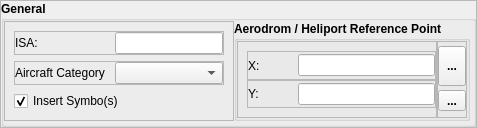
           <widget class="QFrame" name="frame_4">
            <property name="sizePolicy">
             <sizepolicy hsizetype="Preferred" vsizetype="Maximum">
              <horstretch>0</horstretch>
              <verstretch>0</verstretch>
             </sizepolicy>
            </property>
            <property name="frameShape">
             <enum>QFrame::StyledPanel</enum>
            </property>
            <property name="frameShadow">
             <enum>QFrame::Raised</enum>
            </property>
            <layout class="QVBoxLayout" name="verticalLayout">
             <property name="margin">
              <number>0</number>
             </property>
             <item>
              <widget class="QGroupBox" name="groupBox_2">
               <property name="sizePolicy">
                <sizepolicy hsizetype="Preferred" vsizetype="Maximum">
                 <horstretch>0</horstretch>
                 <verstretch>0</verstretch>
                </sizepolicy>
               </property>
               <property name="font">
                <font>
                 <family>Arial</family>
                 <weight>75</weight>
                 <bold>true</bold>
                </font>
               </property>
               <property name="title">
                <string>General</string>
               </property>
               <layout class="QHBoxLayout" name="horizontalLayout_7">
                <property name="spacing">
                 <number>0</number>
                </property>
                <property name="leftMargin">
                 <number>0</number>
                </property>
                <property name="topMargin">
                 <number>0</number>
                </property>
                <property name="rightMargin">
                 <number>3</number>
                </property>
                <property name="bottomMargin">
                 <number>3</number>
                </property>
                <item>
                 <widget class="QFrame" name="frame_5">
                  <property name="frameShape">
                   <enum>QFrame::StyledPanel</enum>
                  </property>
                  <property name="frameShadow">
                   <enum>QFrame::Raised</enum>
                  </property>
                  <layout class="QVBoxLayout" name="verticalLayout_9">
                   <item>
                    <widget class="QFrame" name="frame_7">
                     <property name="sizePolicy">
                      <sizepolicy hsizetype="Minimum" vsizetype="Preferred">
                       <horstretch>0</horstretch>
                       <verstretch>0</verstretch>
                      </sizepolicy>
                     </property>
                     <property name="frameShape">
                      <enum>QFrame::StyledPanel</enum>
                     </property>
                     <property name="frameShadow">
                      <enum>QFrame::Raised</enum>
                     </property>
                     <layout class="QHBoxLayout" name="horizontalLayout_8">
                      <property name="spacing">
                       <number>0</number>
                      </property>
                      <property name="margin">
                       <number>0</number>
                      </property>
                      <item>
                       <widget class="QLabel" name="label">
                        <property name="minimumSize">
                         <size>
                          <width>100</width>
                          <height>0</height>
                         </size>
                        </property>
                        <property name="maximumSize">
                         <size>
                          <width>100</width>
                          <height>16777215</height>
                         </size>
                        </property>
                        <property name="font">
                         <font>
                          <family>Arial</family>
                          <weight>50</weight>
                          <bold>false</bold>
                         </font>
                        </property>
                        <property name="text">
                         <string>ISA:</string>
                        </property>
                       </widget>
                      </item>
                      <item>
                       <widget class="QLineEdit" name="txtIsa">
                        <property name="sizePolicy">
                         <sizepolicy hsizetype="MinimumExpanding" vsizetype="Fixed">
                          <horstretch>0</horstretch>
                          <verstretch>0</verstretch>
                         </sizepolicy>
                        </property>
                        <property name="minimumSize">
                         <size>
                          <width>105</width>
                          <height>0</height>
                         </size>
                        </property>
                        <property name="maximumSize">
                         <size>
                          <width>16777215</width>
                          <height>16777215</height>
                         </size>
                        </property>
                        <property name="font">
                         <font>
                          <family>Arial</family>
                          <weight>50</weight>
                          <italic>false</italic>
                          <bold>false</bold>
                         </font>
                        </property>
                        <property name="text">
                         <string/>
                        </property>
                       </widget>
                      </item>
                     </layout>
                    </widget>
                   </item>
                   <item>
                    <widget class="QFrame" name="frame_8">
                     <property name="sizePolicy">
                      <sizepolicy hsizetype="Minimum" vsizetype="Preferred">
                       <horstretch>0</horstretch>
                       <verstretch>0</verstretch>
                      </sizepolicy>
                     </property>
                     <property name="frameShape">
                      <enum>QFrame::StyledPanel</enum>
                     </property>
                     <property name="frameShadow">
                      <enum>QFrame::Raised</enum>
                     </property>
                     <layout class="QHBoxLayout" name="horizontalLayout_10">
                      <property name="spacing">
                       <number>0</number>
                      </property>
                      <property name="margin">
                       <number>0</number>
                      </property>
                      <item>
                       <widget class="QLabel" name="label_2">
                        <property name="maximumSize">
                         <size>
                          <width>100</width>
                          <height>16777215</height>
                         </size>
                        </property>
                        <property name="font">
                         <font>
                          <family>Arial</family>
                          <weight>50</weight>
                          <bold>false</bold>
                         </font>
                        </property>
                        <property name="text">
                         <string>Aircraft Category</string>
                        </property>
                       </widget>
                      </item>
                      <item>
                       <widget class="QComboBox" name="cmbCategory">
                        <property name="maximumSize">
                         <size>
                          <width>16777215</width>
                          <height>16777215</height>
                         </size>
                        </property>
                        <property name="font">
                         <font>
                          <family>Arial</family>
                          <weight>50</weight>
                          <italic>false</italic>
                          <bold>false</bold>
                         </font>
                        </property>
                       </widget>
                      </item>
                     </layout>
                    </widget>
                   </item>
                   <item>
                    <widget class="QCheckBox" name="chbInsertSymbols">
                     <property name="font">
                      <font>
                       <weight>50</weight>
                       <bold>false</bold>
                      </font>
                     </property>
                     <property name="text">
                      <string>Insert Symbo(s)</string>
                     </property>
                     <property name="checked">
                      <bool>true</bool>
                     </property>
                    </widget>
                   </item>
                  </layout>
                 </widget>
                </item>
                <item>
                 <widget class="QGroupBox" name="groupBox_3">
                  <property name="title">
                   <string>Aerodrom / Heliport Reference Point</string>
                  </property>
                  <layout class="QHBoxLayout" name="horizontalLayout_12">
                   <property name="spacing">
                    <number>0</number>
                   </property>
                   <property name="margin">
                    <number>0</number>
                   </property>
                   <item>
                    <widget class="QFrame" name="frame_6">
                     <property name="frameShape">
                      <enum>QFrame::StyledPanel</enum>
                     </property>
                     <property name="frameShadow">
                      <enum>QFrame::Raised</enum>
                     </property>
                     <layout class="QVBoxLayout" name="verticalLayout_8">
                      <property name="spacing">
                       <number>0</number>
                      </property>
                      <property name="rightMargin">
                       <number>0</number>
                      </property>
                      <item>
                       <widget class="QFrame" name="frame_11">
                        <property name="sizePolicy">
                         <sizepolicy hsizetype="Minimum" vsizetype="Preferred">
                          <horstretch>0</horstretch>
                          <verstretch>0</verstretch>
                         </sizepolicy>
                        </property>
                        <property name="frameShape">
                         <enum>QFrame::StyledPanel</enum>
                        </property>
                        <property name="frameShadow">
                         <enum>QFrame::Raised</enum>
                        </property>
                        <layout class="QHBoxLayout" name="horizontalLayout_14">
                         <property name="spacing">
                          <number>0</number>
                         </property>
                         <property name="margin">
                          <number>0</number>
                         </property>
                         <item>
                          <widget class="QLabel" name="label_5">
                           <property name="maximumSize">
                            <size>
                             <width>50</width>
                             <height>16777215</height>
                            </size>
                           </property>
                           <property name="font">
                            <font>
                             <family>Arial</family>
                             <weight>50</weight>
                             <bold>false</bold>
                            </font>
                           </property>
                           <property name="text">
                            <string>X:</string>
                           </property>
                          </widget>
                         </item>
                         <item>
                          <widget class="QLineEdit" name="txtARPX">
                           <property name="sizePolicy">
                            <sizepolicy hsizetype="Preferred" vsizetype="Fixed">
                             <horstretch>0</horstretch>
                             <verstretch>0</verstretch>
                            </sizepolicy>
                           </property>
                           <property name="maximumSize">
                            <size>
                             <width>16777215</width>
                             <height>16777215</height>
                            </size>
                           </property>
                           <property name="font">
                            <font>
                             <family>Arial</family>
                             <weight>50</weight>
                             <italic>false</italic>
                             <bold>false</bold>
                            </font>
                           </property>
                           <property name="text">
                            <string/>
                           </property>
                          </widget>
                         </item>
                        </layout>
                       </widget>
                      </item>
                      <item>
                       <widget class="QFrame" name="frame_10">
                        <property name="sizePolicy">
                         <sizepolicy hsizetype="Minimum" vsizetype="Preferred">
                          <horstretch>0</horstretch>
                          <verstretch>0</verstretch>
                         </sizepolicy>
                        </property>
                        <property name="frameShape">
                         <enum>QFrame::StyledPanel</enum>
                        </property>
                        <property name="frameShadow">
                         <enum>QFrame::Raised</enum>
                        </property>
                        <layout class="QHBoxLayout" name="horizontalLayout_13">
                         <property name="spacing">
                          <number>0</number>
                         </property>
                         <property name="margin">
                          <number>0</number>
                         </property>
                         <item>
                          <widget class="QLabel" name="label_4">
                           <property name="maximumSize">
                            <size>
                             <width>50</width>
                             <height>16777215</height>
                            </size>
                           </property>
                           <property name="font">
                            <font>
                             <family>Arial</family>
                             <weight>50</weight>
                             <bold>false</bold>
                            </font>
                           </property>
                           <property name="text">
                            <string>Y:</string>
                           </property>
                          </widget>
                         </item>
                         <item>
                          <widget class="QLineEdit" name="txtARPY">
                           <property name="sizePolicy">
                            <sizepolicy hsizetype="Preferred" vsizetype="Fixed">
                             <horstretch>0</horstretch>
                             <verstretch>0</verstretch>
                            </sizepolicy>
                           </property>
                           <property name="maximumSize">
                            <size>
                             <width>16777215</width>
                             <height>16777215</height>
                            </size>
                           </property>
                           <property name="font">
                            <font>
                             <family>Arial</family>
                             <weight>50</weight>
                             <italic>false</italic>
                             <bold>false</bold>
                            </font>
                           </property>
                           <property name="text">
                            <string/>
                           </property>
                          </widget>
                         </item>
                        </layout>
                       </widget>
                      </item>
                     </layout>
                    </widget>
                   </item>
                   <item>
                    <widget class="QFrame" name="frame_9">
                     <property name="maximumSize">
                      <size>
                       <width>30</width>
                       <height>16777215</height>
                      </size>
                     </property>
                     <property name="frameShape">
                      <enum>QFrame::StyledPanel</enum>
                     </property>
                     <property name="frameShadow">
                      <enum>QFrame::Raised</enum>
                     </property>
                     <layout class="QVBoxLayout" name="verticalLayout_10">
                      <property name="spacing">
                       <number>0</number>
                      </property>
                      <property name="margin">
                       <number>0</number>
                      </property>
                      <item>
                       <widget class="QToolButton" name="btnCaptureARP">
                        <property name="sizePolicy">
                         <sizepolicy hsizetype="Preferred" vsizetype="Fixed">
                          <horstretch>0</horstretch>
                          <verstretch>0</verstretch>
                         </sizepolicy>
                        </property>
                        <property name="maximumSize">
                         <size>
                          <width>16777215</width>
                          <height>40</height>
                         </size>
                        </property>
                        <property name="styleSheet">
                         <string notr="true"/>
                        </property>
                        <property name="text">
                         <string>...</string>
                        </property>
                        <property name="icon">
                         <iconset>
                          <normaloff>:/gnss_item/coordinate_capture.png</normaloff>:/gnss_item/coordinate_capture.png</iconset>
                        </property>
                       </widget>
                      </item>
                      <item>
                       <widget class="QToolButton" name="btnToolARP">
                        <property name="sizePolicy">
                         <sizepolicy hsizetype="Preferred" vsizetype="Fixed">
                          <horstretch>0</horstretch>
                          <verstretch>0</verstretch>
                         </sizepolicy>
                        </property>
                        <property name="maximumSize">
                         <size>
                          <width>16777215</width>
                          <height>16777215</height>
                         </size>
                        </property>
                        <property name="text">
                         <string>...</string>
                        </property>
                        <property name="icon">
                         <iconset>
                          <normaloff>:/gnss_item/sort2.png</normaloff>:/gnss_item/sort2.png</iconset>
                        </property>
                       </widget>
                      </item>
                     </layout>
                    </widget>
                   </item>
                  </layout>
                 </widget>
                </item>
               </layout>
              </widget>
             </item>
            </layout>
           </widget>
